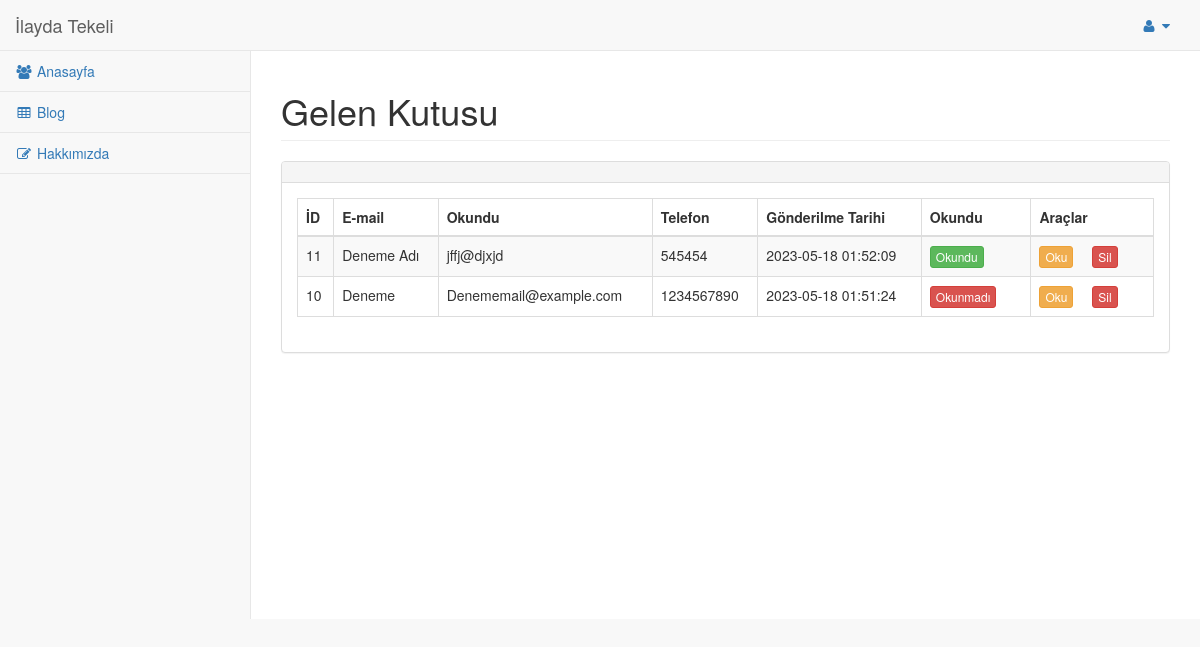
The app's page /admin/pages/mesajlar.php (signed in) with its own data.
### tables this page shows
CREATE TABLE `iletisim` (
  `id` int(11) NOT NULL,
  `ad` varchar(100) NOT NULL,
  `email` varchar(100) NOT NULL,
  `telefon` varchar(50) NOT NULL,
  `mesaj` text NOT NULL,
  `okundu` int(1) NOT NULL DEFAULT 0,
  `tarih` datetime NOT NULL DEFAULT current_timestamp()
);

### admin/pages/mesajlar.php (the view, shortened to what this page needs)
<?php require_once 'inc-functions.php'; ?>
<!DOCTYPE html>
<html lang="en">
<head>
    <link href="../bower_components/bootstrap/dist/css/bootstrap.min.css" rel="stylesheet">
    <link href="../bower_components/metisMenu/dist/metisMenu.min.css" rel="stylesheet">
    <link href="../bower_components/datatables-plugins/integration/bootstrap/3/dataTables.bootstrap.css" rel="stylesheet">
    <link href="../bower_components/datatables-responsive/css/dataTables.responsive.css" rel="stylesheet">
    <link href="../dist/css/sb-admin-2.css" rel="stylesheet">
    <link href="../bower_components/font-awesome/css/font-awesome.min.css" rel="stylesheet" type="text/css">
</head>
<body>
    <div id="wrapper">
        <?php require_once 'inc-menu.php' ?>
        <div id="page-wrapper">
            <div class="row">
                <div class="col-lg-12">
                    <h1 class="page-header"> Gelen Kutusu</h1>
                </div>
            </div>
            <div class="row">
                <div class="col-lg-12">
                    <div class="panel panel-default">
                        <div class="panel-heading">
                        </div>
                        <div class="panel-body">
                            <div class="dataTable_wrapper">
                                <table width="100%" class="table table-striped table-bordered table-hover" id="dataTables-example">
                                    <thead>
                                        <tr>
                                            <th>İD</th>
                                            <th>E-mail</th>
                                            <th>Okundu</th>
                                            <th>Telefon</th>
                                            <th>Gönderilme Tarihi </th>
                                            <th>Okundu </th>
                                            <th>Araçlar</th>
                                        </tr>
                                    </thead>
                                    <tbody>
                                        <?php
                                        $cek = $db->prepare("SELECT * FROM `iletisim` ORDER BY `id` DESC");
                                        $cek->execute();
                                        while ($row = $cek->fetch(PDO::FETCH_ASSOC)) { ?>
                                            <tr class="odd gradeX">
                                                <td><?= $row["id"] ?></td>
                                                <td><?= $row["ad"] ?></td>
                                                <td><?= $row["email"] ?></td>
                                                <td><?= $row["telefon"] ?></td>
                                                <td><?= $row["tarih"] ?></td>
                                                <td class="center">
                                                    <?php
                                                    if ($row["okundu"] == 1) {  ?>
                                                        <a  class="btn btn-success btn-xs" style="margin-right:15px;">Okundu </a>
                                                    <?php } else { ?>
                                                        <a  class="btn btn-danger btn-xs" style="margin-right:15px;">Okunmadı </a>
                                                    <?php  } ?>
                                                </td>
                                                <td class="center">
                                                    <a href="mesaj_detay.php?id=<?= $row["id"] ?>" class="btn btn-warning btn-xs" style="margin-right:15px;">Oku</a>
                                                    <a href="mesajlar.php?is=sil&id=<?= $row["id"] ?>" onclick="return confirm('Silme istediğinize Eminmisiniz?')" class="btn btn-danger btn-xs" style="margin-right:15px;">Sil</a>
                                                </td>
                                            </tr>
                                        <?php } ?>
                                    </tbody>
                                </table>
                            </div>
                        </div>
                    </div>
                </div>
            </div>
        </div>
    </div>
</body>
</html>

### records on screen
iletisim: id "11", ad "Deneme Adı", email "jffj@djxjd", telefon "545454", tarih "2023-05-18 01:52:09", okundu "Okundu"
iletisim: id "10", ad "Deneme", email "Denememail@example.com", telefon "1234567890", tarih "2023-05-18 01:51:24", okundu "Okunmadı"

### other values on screen
$_SESSION["username"] "İlayda Tekeli"
